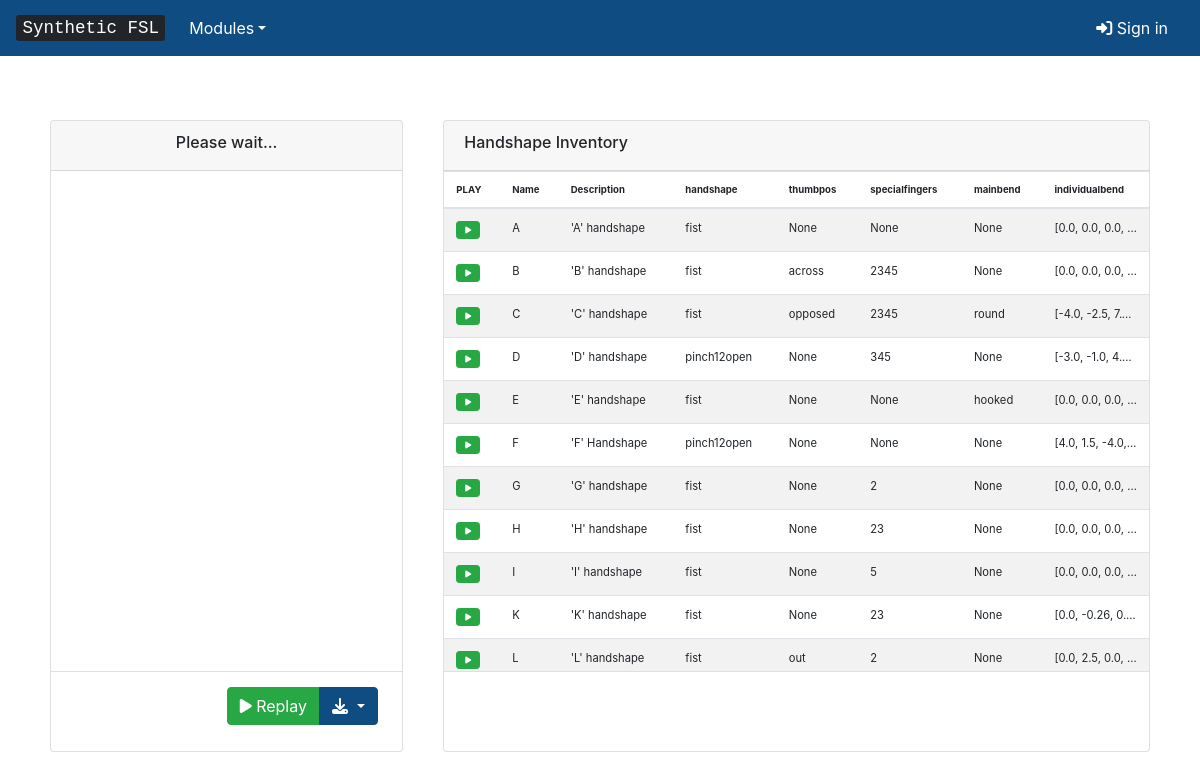
The page /handshapes/ on the database its author committed.
### inventory/models.py (models this page shows, shortened)
class Handshape(models.Model):
	name = models.CharField(max_length=200, verbose_name='Name')
	description = models.TextField(verbose_name='Description')
	created_date = models.DateTimeField(default=timezone.now, verbose_name='Date')
	handshape = models.CharField(max_length=20, verbose_name='Handshape', default="None")
	thumbpos = models.CharField(max_length=20, verbose_name='Thumb Position', default="None")
	specialfingers = models.CharField(max_length=20, verbose_name='Special Fingers', default="None")
	mainbend = models.CharField(max_length=20, verbose_name='Main Bend', default="None")
	bend1_1 = models.FloatField(default=0)
	bend1_2 = models.FloatField(default=0)
	bend1_3 = models.FloatField(default=0)
	bend1_4 = models.FloatField(default=0)
	bend1_5 = models.FloatField(default=0)
	bend2_1 = models.FloatField(default=0)
	bend2_2 = models.FloatField(default=0)
	bend2_3 = models.FloatField(default=0)
	bend2_4 = models.FloatField(default=0)
	bend3_1 = models.FloatField(default=0)
	bend3_2 = models.FloatField(default=0)
	bend3_3 = models.FloatField(default=0)
	bend3_4 = models.FloatField(default=0)
	bend4_1 = models.FloatField(default=0)
	bend4_2 = models.FloatField(default=0)
	bend4_3 = models.FloatField(default=0)
	bend4_4 = models.FloatField(default=0)
	bend5_1 = models.FloatField(default=0)
	bend5_2 = models.FloatField(default=0)
	bend5_3 = models.FloatField(default=0)
	bend5_4 = models.FloatField(default=0)
	sigml = models.TextField(default="<sigml></sigml>")
	class Meta:
		ordering = ['name']

### inventory/views.py (the view)
# urls.py: path('handshapes/', views.handshape_list, name='handshape_list'),
def handshape_list(request):
	handshapes = Handshape.objects.all()
	context = { 'handshapes' : handshapes }
	return render(request, 'inventory/handshape_list.html', context)

### inventory/templates/inventory/handshape_list.html (shortened to what this page needs)
{% extends 'inventory/avatargui.html' %}
{% block info %}
<div class="card">
	<h6 class="card-header" style="height:50px;">Handshape Inventory</h6>
	<div class="card-body" style="padding: 0px;height:500px;overflow-y: scroll;">
	  	<table class="table table-striped">
			<thead style="font-size: 0.6rem;">
				<tr>
					<th scope="col">PLAY</th>
					<th scope="col">Name</th>
					<th scope="col">Description</th>
					<th scope="col">handshape</th>
					<th scope="col">thumbpos</th>
					<th scope="col">specialfingers</th>
					<th scope="col">mainbend</th>
					<th scope="col">individualbend</th>
				</tr>
			</thead>
			<tbody>
				{% for hs in handshapes %}
				<tr>
					<td><button class="btn btn-sm btn-success" style="font-size: 0.5rem;" onclick="writesigml('{{ hs.sigml }}');"><i class="fas fa-play"></i></button></td>
					<td>{{ hs.name }}</td>
					<td>{{ hs.description }}</td>
					<td>{{ hs.handshape }}</td>
					<td>{{ hs.thumbpos }}</td>
					<td>{% if hs.specialfingers == "" %}None{% else %}{{ hs.specialfingers }}{% endif %}</td>
					<td>{{ hs.mainbend }}</td>
					<td style="white-space: nowrap; text-overflow:ellipsis; overflow: hidden; max-width:1px;">
						[{{ hs.bend1_1}}, {{ hs.bend1_2}}, {{ hs.bend1_3}}, {{ hs.bend1_4}}, {{ hs.bend1_5}}],
					</td>
				</tr>
				{% endfor %}
			</tbody>
		</table>
	</div>
	<div class="card-footer bg-transparent" style="height:80px;">
	</div>
</div>
{% endblock %}

### inventory/static/css/style.css (style rules this page uses)
td { text-align: left; }
tbody { font-size: 0.7rem; }

### rows shown on the page
Handshape: name "A", description "'A' handshape", handshape "fist", thumbpos "None", specialfingers "None", mainbend "None", bend1_1 "0.0", bend1_2 "0.0", bend1_3 "0.0"
Handshape: name "B", description "'B' handshape", handshape "fist", thumbpos "across", specialfingers "2345", mainbend "None", bend1_1 "0.0", bend1_2 "0.0", bend1_3 "0.0"
Handshape: name "C", description "'C' handshape", handshape "fist", thumbpos "opposed", specialfingers "2345", mainbend "round", bend1_1 "-4.0", bend1_2 "-2.5", bend1_3 "7.…"
Handshape: name "D", description "'D' handshape", handshape "pinch12open", thumbpos "None", specialfingers "345", mainbend "None", bend1_1 "-3.0", bend1_2 "-1.0", bend1_3 "4.…"
Handshape: name "E", description "'E' handshape", handshape "fist", thumbpos "None", specialfingers "None", mainbend "hooked", bend1_1 "0.0", bend1_2 "0.0", bend1_3 "0.0"
Handshape: name "F", description "'F' Handshape", handshape "pinch12open", thumbpos "None", specialfingers "None", mainbend "None", bend1_1 "4.0", bend1_2 "1.5", bend1_3 "-4.0"
Handshape: name "G", description "'G' handshape", handshape "fist", thumbpos "None", specialfingers "2", mainbend "None", bend1_1 "0.0", bend1_2 "0.0", bend1_3 "0.0"
Handshape: name "H", description "'H' handshape", handshape "fist", thumbpos "None", specialfingers "23", mainbend "None", bend1_1 "0.0", bend1_2 "0.0", bend1_3 "0.0"
Handshape: name "I", description "'I' handshape", handshape "fist", thumbpos "None", specialfingers "5", mainbend "None", bend1_1 "0.0", bend1_2 "0.0", bend1_3 "0.0"
Handshape: name "K", description "'K' handshape", handshape "fist", thumbpos "None", specialfingers "23", mainbend "None", bend1_1 "0.0", bend1_2 "-0.26", bend1_3 "0.…"
Handshape: name "L", description "'L' handshape", handshape "fist", thumbpos "out", specialfingers "2", mainbend "None", bend1_1 "0.0", bend1_2 "2.5", bend1_3 "0.0"
